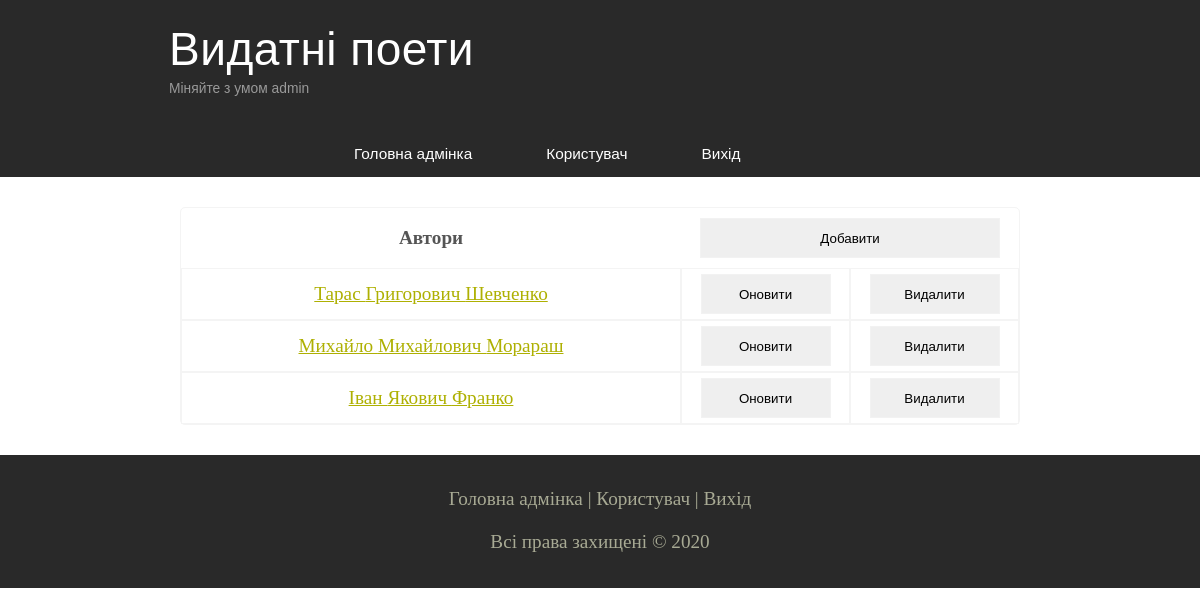
/myProfile/phpLabs/labs10/admin/index.php (signed in), run on the app's committed database.
### tables this page shows
CREATE TABLE `authors` (
  `id` int(10) UNSIGNED NOT NULL,
  `f_name` varchar(50) NOT NULL,
  `l_name` varchar(50) NOT NULL,
  `surname` varchar(50) NOT NULL,
  `photo` varchar(255) NOT NULL
);

### myProfile/phpLabs/labs10/classes/DbObject.php (called while the page is built, shortened)
 <?php
abstract class DbObject
{
    private $connection;
	protected function connect() {
        $this->connection = new mysqli(DB_HOST, DB_USERNAME, DB_PASSWORD, DB_NAME);
	}
	protected function query($sql) {
		return $this->connection->query($sql);
	}
    public function getAll() {
    	$arr = $this->query("SELECT * FROM {$this->getTableName()}");
    	$objects = [];
    	while($row = $arr->fetch_assoc()) {
    		$objects[] = $this->arrayToObject($row);
    	}
    	return $objects;
    }
}
?>

### myProfile/phpLabs/labs10/classes/Author.php (called while the page is built, shortened)
<?php
require_once "DbObject.php";
class Author extends DbObject
{
	private $id;
	private $f_name;
	private $l_name;
	private $surname;
	protected function getTableName() {
		return self::TABLE_NAME;
	}
	public function arrayToObject($arr) {
		$obj = new Author();
        foreach ($arr as $key => $value) {
            $obj->{$key} = $value;
        }
        return $obj;
	}
   	public function getId() {
		return $this->id;
	}
	public function getFirstName() {
		return $this->f_name;
	}
	public function getLastName() {
		return $this->l_name;
	}
	public function getSurname() {
		return $this->surname;
	}
}
?>

### myProfile/phpLabs/labs10/admin/index.php (the view, shortened to what this page needs)
<?php if(isset($_COOKIE['adminLogin'])) : ?>
<?php
	require_once "help_pages/header.php";
	require_once "../classes/Author.php";
	$author = new Author();
	$authors = $author->getAll();
?>
<div class="myTable">
		<table cellspacing="0" cellpadding="0">
			<th style="width: 500px;">Автори</th>
				<th colspan="2">
					<a href="authorInsert.php">
						<input type="submit" value="Добавити" style="width: 300px; margin: 10px; ">
					</a>
				</th>
			<?php foreach ($authors as $value) : ?>
				<tr>
					<td>
						<a href="menu.php?author_id=<?=$value->getId()?>">
							<?="{$value->getFirstName()} {$value->getLastName()} {$value->getSurname()}"?>
						</a>
					</td>
					<td>
						<a href="authorUpdate.php?author_id=<?=$value->getId()?>">
							<input type="submit" value="Оновити">
						</a>
					</td>
					<td>
						<a href="forms/authorDeleteForm.php?author_id=<?=$value->getId()?>">
							<input type="submit" name="delete_<?=$value->getId()?>" value="Видалити" onclick="return confirm('Ви дійсно хочете видалити це?');">
						</a>
					</td>
				</tr>
			<?php endforeach; ?>
		</table>
</div>
<?php require_once "help_pages/footer.php"; ?>
<?php else: ?>
	<?php header("Location: ../admin.php"); ?>
<?php endif; ?>

### myProfile/phpLabs/labs10/assets/css/style.css (style rules this page uses)
* { margin: 0; padding: 0; }
body { font-size: 1.2em; background-color: #fff; color: #555; }
input, textarea { outline: none; border: none; border: solid 1px #f2f2f2; }
a, a:hover { outline: none; text-decoration: underline; color: #aeb002; }
table { width: 100%; border: solid 1px #f4f4f4; }
td { padding: 2%; border: solid 1px #f4f4f4; }

### myProfile/phpLabs/labs10/admin/assets/style.css (style rules this page uses)
.myTable table { width: 840px; border-radius: 5px; margin: auto; margin-top: 30px; margin-bottom: 30px; }
.myTable table td { text-align: center; padding: 5px; }
input { width: 82px; }
input[type="submit"] { width: 130px; height: 40px; }

### data on the page
authors: f_name "Тарас", l_name "Григорович", surname "Шевченко"
authors: f_name "Михайло", l_name "Михайлович", surname "Морараш"
authors: f_name "Іван", l_name "Якович", surname "Франко"

### other printed values
$_COOKIE['adminLogin'] "admin"
